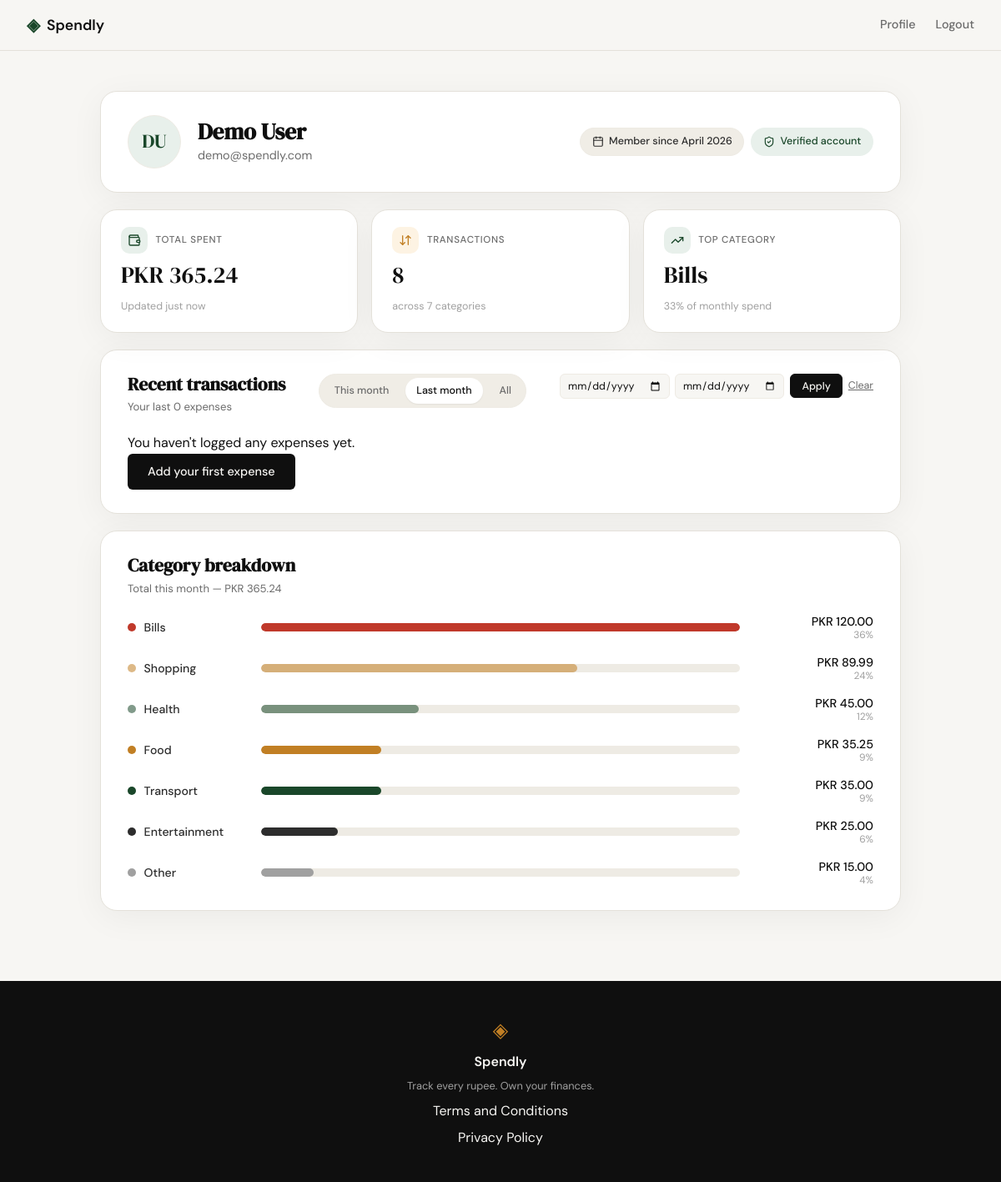
/profile?range=last_month (signed in), run on the app's committed database.
### tables this page shows
CREATE TABLE users (
            id INTEGER PRIMARY KEY AUTOINCREMENT,
            name TEXT NOT NULL,
            email TEXT UNIQUE NOT NULL,
            password_hash TEXT NOT NULL,
            created_at TEXT DEFAULT (datetime('now'))
        );

CREATE TABLE expenses (
            id INTEGER PRIMARY KEY AUTOINCREMENT,
            user_id INTEGER NOT NULL REFERENCES users(id),
            amount REAL NOT NULL,
            category TEXT NOT NULL,
            date TEXT NOT NULL,
            description TEXT,
            created_at TEXT DEFAULT (datetime('now'))
        );

### app.py (the view)
@app.route("/profile")
def profile():
    if not session.get("user_id"):
        return redirect(url_for("login"))
    user = queries.get_user_by_id(session["user_id"])
    if user is None:
        session.pop("user_id", None)
        return redirect(url_for("login"))
    raw_from = request.args.get("from", "")
    raw_to = request.args.get("to", "")
    has_from_key = "from" in request.args
    has_to_key = "to" in request.args
    if has_from_key and has_to_key and not raw_from and not raw_to:
        preserved_range = request.args.get("range")
        if preserved_range in queries.TX_RANGES:
            return redirect(url_for("profile", range=preserved_range))
        return redirect(url_for("profile"))
    filter_error = None
    date_from = None
    date_to = None
    parsed_from = None
    parsed_to = None
    if raw_from:
        try:
            parsed_from = datetime.strptime(raw_from, "%Y-%m-%d")
        except ValueError:
            filter_error = "Please enter dates as YYYY-MM-DD."
    if raw_to and filter_error is None:
        try:
            parsed_to = datetime.strptime(raw_to, "%Y-%m-%d")
        except ValueError:
            filter_error = "Please enter dates as YYYY-MM-DD."
    if filter_error is None and parsed_from and parsed_to and parsed_from > parsed_to:
        filter_error = "Start date must be on or before end date."
    if filter_error is None:
        date_from = raw_from if parsed_from else None
        date_to = raw_to if parsed_to else None
    tx_range = request.args.get("range", "this_month")
    if tx_range not in queries.TX_RANGES:
        tx_range = "this_month"
    if bool(date_from) or bool(date_to):
        assert "custom" not in queries.TX_RANGES, \
            "TX_RANGES must not contain 'custom' — it's reserved for the date filter sentinel"
        tx_range = "custom"
    user_id = session["user_id"]
    stats = queries.get_summary_stats(user_id)
    expenses = queries.get_recent_transactions(
        user_id,
        limit=10,
        period=tx_range,
        date_from=date_from,
        date_to=date_to,
    )
    breakdown = queries.get_category_breakdown(user_id)
    breakdown_max_pct = max((b["pct"] for b in breakdown), default=1)
    initials = "".join(part[0] for part in user["name"].split()[:2]).upper() or "?"
    return render_template(
        "profile.html",
        user=user,
        initials=initials,
        member_since=user["member_since"],
        stats=stats,
        expenses=expenses,
        breakdown=breakdown,
        breakdown_max_pct=breakdown_max_pct,
        tx_range=tx_range,
        date_from=date_from or "",
        date_to=date_to or "",
        filter_error=filter_error,
    )

### database/db.py (called while the page is built)
def get_db():
    conn = sqlite3.connect(DB_PATH)
    conn.row_factory = sqlite3.Row
    conn.execute("PRAGMA foreign_keys = ON")
    return conn

### database/queries.py (called while the page is built)
def get_user_by_id(user_id):
    conn = get_db()
    try:
        row = conn.execute(
            "SELECT id, name, email, created_at FROM users WHERE id = ?",
            (user_id,),
        ).fetchone()
    finally:
        conn.close()
    if row is None:
        return None
    member_since = "—"
    created_at = row["created_at"]
    if created_at:
        try:
            dt = datetime.strptime(created_at, "%Y-%m-%d %H:%M:%S")
            member_since = f"{dt:%B %Y}"
        except ValueError:
            member_since = "—"
    return {
        "id": row["id"],
        "name": row["name"],
        "email": row["email"],
        "member_since": member_since,
    }

def get_summary_stats(user_id):
    conn = get_db()
    try:
        totals = conn.execute(
            "SELECT COALESCE(SUM(amount), 0) AS total, COUNT(*) AS count "
            "FROM expenses WHERE user_id = ?",
            (user_id,),
        ).fetchone()
        top_row = conn.execute(
            "SELECT category, SUM(amount) AS cat_total FROM expenses "
            "WHERE user_id = ? GROUP BY category ORDER BY cat_total DESC LIMIT 1",
            (user_id,),
        ).fetchone()
    finally:
        conn.close()
    total_spent = float(totals["total"]) if totals is not None else 0.0
    transaction_count = int(totals["count"]) if totals is not None else 0
    top_category = top_row["category"] if top_row is not None else "—"
    return {
        "total_spent": total_spent,
        "transaction_count": transaction_count,
        "top_category": top_category,
    }

### templates/profile.html (shortened to what this page needs)
{% extends "base.html" %}
{% set bd_total = breakdown|sum(attribute='amount') %}
{% set cat_icon = {
    'Food': 'utensils',
    'Transport': 'car-front',
    'Bills': 'receipt',
    'Health': 'heart-pulse',
    'Entertainment': 'film',
    'Shopping': 'shopping-bag',
    'Other': 'tag'
} %}
{% block content %}
<section class="profile-section">
    <div class="profile-container">
        <article class="profile-hero">
            <div class="profile-hero-main">
                <div class="profile-hero-avatar">{{ initials }}</div>
                <div class="profile-hero-id">
                    <h1 class="profile-hero-name">{{ user.name }}</h1>
                    <p class="profile-hero-email">{{ user.email }}</p>
                </div>
            </div>
            <div class="profile-hero-meta">
                <span class="profile-hero-pill">
                    <i data-lucide="calendar"></i>
                    Member since {{ member_since }}
                </span>
                <span class="profile-hero-pill profile-hero-pill-success">
                    <i data-lucide="shield-check"></i>
                    Verified account
                </span>
            </div>
        </article>
        <div class="stats-grid">
            <div class="stat-card">
                <div class="stat-head">
                    <span class="stat-icon stat-icon-accent"><i data-lucide="wallet"></i></span>
                    <span class="stat-label">Total spent</span>
                </div>
                <span class="stat-value">PKR {{ "{:,.2f}".format(stats.total_spent) }}</span>
                <div class="stat-foot">
                    <span class="stat-foot-text">Updated just now</span>
                </div>
            </div>
            <div class="stat-card">
                <div class="stat-head">
                    <span class="stat-icon stat-icon-amber"><i data-lucide="arrow-down-up"></i></span>
                    <span class="stat-label">Transactions</span>
                </div>
                <span class="stat-value">{{ stats.transaction_count }}</span>
                <div class="stat-foot">
                    <span class="stat-foot-text">across {{ breakdown|length }} categor{{ 'y' if breakdown|length == 1 else 'ies' }}</span>
                </div>
            </div>
            <div class="stat-card">
                <div class="stat-head">
                    <span class="stat-icon stat-icon-accent"><i data-lucide="trending-up"></i></span>
                    <span class="stat-label">Top category</span>
                </div>
                <span class="stat-value">{{ stats.top_category }}</span>
                <div class="stat-foot">
                    {% if breakdown and bd_total > 0 %}
                        {% set top_amt = (breakdown|selectattr('name','equalto',stats.top_category)|map(attribute='amount')|first) or 0 %}
                        <span class="stat-foot-text">{{ ((top_amt / bd_total) * 100)|round(0)|int }}% of monthly spend</span>
                    {% else %}
                        <span class="stat-foot-text">No spend yet</span>
                    {% endif %}
                </div>
            </div>
        </div>
        <section class="profile-panel">
            <header class="panel-header">
                <div class="panel-title-wrap">
                    <h2 class="panel-title">Recent transactions</h2>
                    <p class="panel-sub">Your last {{ expenses|length }} expense{{ '' if expenses|length == 1 else 's' }}</p>
                </div>
                <div class="panel-tools">
                    <a class="filter-pill{% if tx_range == 'this_month' %} is-active{% endif %}"
                       href="{{ url_for('profile', range='this_month') }}">This month</a>
                    <a class="filter-pill{% if tx_range == 'last_month' %} is-active{% endif %}"
                       href="{{ url_for('profile', range='last_month') }}">Last month</a>
                    <a class="filter-pill{% if tx_range == 'all' %} is-active{% endif %}"
                       href="{{ url_for('profile', range='all') }}">All</a>
                </div>
                <form method="get" action="{{ url_for('profile') }}" class="filter-form">
                    <input type="date" class="filter-date" name="from" value="{{ date_from }}" aria-label="From">
                    <input type="date" class="filter-date" name="to" value="{{ date_to }}" aria-label="To">
                    <button type="submit" class="filter-apply">Apply</button>
                    <a class="filter-clear" href="{{ url_for('profile') }}">Clear</a>
                </form>
            </header>
            {% if expenses %}
            <div class="tx-table-wrap">
                <table class="tx-table">
                    <thead>
                        <tr>
                            <th>Date</th>
                            <th>Description</th>
                            <th>Category</th>
                            <th class="tx-amount">Amount</th>
                        </tr>
                    </thead>
                    <tbody>
                        {% for e in expenses %}
                        <tr>
                            <td class="tx-date">{{ e.date }}</td>
                            <td>
                                <div class="tx-desc">
                                    <span class="tx-desc-icon cat-{{ e.category|lower }}">
                                        <i data-lucide="{{ cat_icon.get(e.category, 'tag') }}"></i>
                                    </span>
                                    <span class="tx-desc-text">{{ e.description }}</span>
                                </div>
                            </td>
                            <td><span class="tx-pill cat-{{ e.category|lower }}">{{ e.category }}</span></td>
                            <td class="tx-amount">PKR {{ "{:,.2f}".format(e.amount) }}</td>
                        </tr>
                        {% endfor %}
                    </tbody>
                </table>
            </div>
            {% else %}
            <div class="tx-empty">
                <p>You haven't logged any expenses yet.</p>
                <a class="btn-primary" href="{{ url_for('add_expense') }}">Add your first expense</a>
            </div>
            {% endif %}
        </section>
        <section class="profile-panel">
            <header class="panel-header">
                <div class="panel-title-wrap">
                    <h2 class="panel-title">Category breakdown</h2>
                    <p class="panel-sub">Total this month — PKR {{ "{:,.2f}".format(bd_total) }}</p>
                </div>
            </header>
            {% if breakdown %}
            <div class="bd-list">
                {% for b in breakdown %}
                <div class="bd-row">
                    <div class="bd-cat">
                        <span class="bd-cat-dot bar-{{ b.name|lower }}"></span>
                        <span class="bd-cat-name">{{ b.name }}</span>
                    </div>
                    <div class="bd-track">
                        <div class="bd-fill bar-{{ b.name|lower }}"
                             style="width: {{ ((b.pct / breakdown_max_pct) * 100)|round(0, 'floor') }}%;"></div>
                    </div>
                    <div class="bd-meta">
                        <span class="bd-amount">PKR {{ "{:,.2f}".format(b.amount) }}</span>
                        <span class="bd-pct">{{ b.pct }}%</span>
                    </div>
                </div>
                {% endfor %}
            </div>
            {% else %}
            <p class="bd-empty">Log some expenses to see your category breakdown.</p>
            {% endif %}
        </section>
    </div>
</section>
{% endblock %}

### data on the page
users: name "Demo User", email "demo@spendly.com"
expenses: top_category "Bills", name "Bills", {{ ((b.pct / breakdown_max_pct) * 100)|round(0, 'floor') }} 100.0 (drawn), amount "120.00", pct "36"
expenses: name "Shopping", {{ ((b.pct / breakdown_max_pct) * 100)|round(0, 'floor') }} 66.0 (drawn), amount "89.99", pct "24"
expenses: name "Health", {{ ((b.pct / breakdown_max_pct) * 100)|round(0, 'floor') }} 33.0 (drawn), amount "45.00", pct "12"
expenses: name "Transport", {{ ((b.pct / breakdown_max_pct) * 100)|round(0, 'floor') }} 25.0 (drawn), amount "35.00", pct "9"
expenses: name "Entertainment", {{ ((b.pct / breakdown_max_pct) * 100)|round(0, 'floor') }} 16.0 (drawn), amount "25.00", pct "6"
expenses: name "Other", {{ ((b.pct / breakdown_max_pct) * 100)|round(0, 'floor') }} 11.0 (drawn), amount "15.00", pct "4"

### other printed values
{{ initials }} "DU"
{{ member_since }} "April 2026"
{{ "{:,.2f}".format(stats.total_spent) }} "365.24"
{{ stats.transaction_count }} "8"
{{ breakdown|length }} "7"
{{ 'y' if breakdown|length == 1 else 'ies' }} "ies"
{{ ((top_amt / bd_total) * 100)|round(0)|int }} "33"
{{ expenses|length }} "0"
{{ '' if expenses|length == 1 else 's' }} "s"
{{ "{:,.2f}".format(bd_total) }} "365.24"
{{ b.name }} "Food"
{{ "{:,.2f}".format(b.amount) }} "35.25"
{{ b.pct }} "9"
